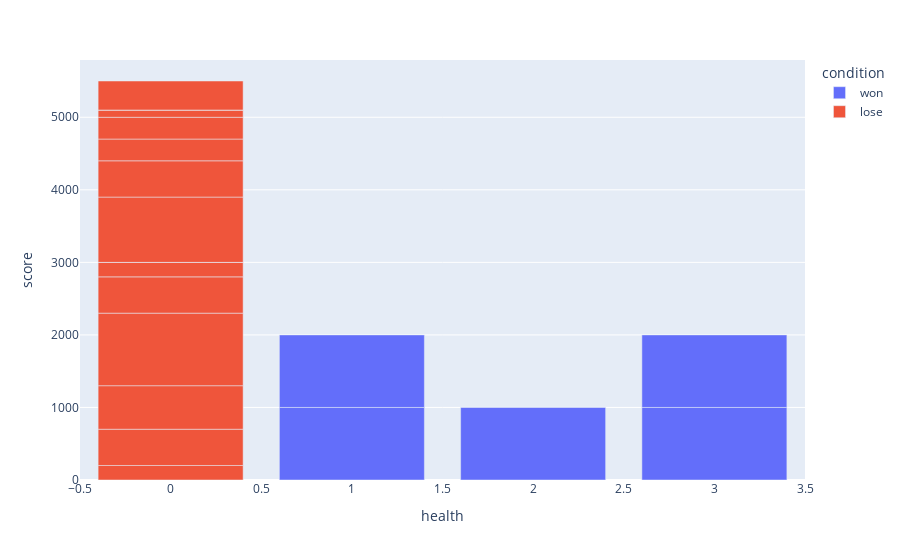

Write notebook code for a chart like this one.
### Code cell
fig = px.bar(df, x = "health", y = "score", color = "condition")
fig.show()

### Figure 1 — Plotly figure (JSON) as saved in the notebook; plotly's stock layout.template omitted (floating-point values rounded to 4 significant figures)
{"data": [{"alignmentgroup": "True", "hovertemplate": "condition=won<br>health=%{x}<br>score=%{y}<extra></extra>", "legendgroup": "won", "marker": {"color": "#636efa", "pattern": {"shape": ""}}, "name": "won", "offsetgroup": "won", "orientation": "v", "showlegend": true, "textposition": "auto", "type": "bar", "x": [3, 2, 1, 3, 1], "xaxis": "x", "y": [1000, 1000, 1000, 1000, 1000], "yaxis": "y"}, {"alignmentgroup": "True", "hovertemplate": "condition=lose<br>health=%{x}<br>score=%{y}<extra></extra>", "legendgroup": "lose", "marker": {"color": "#EF553B", "pattern": {"shape": ""}}, "name": "lose", "offsetgroup": "lose", "orientation": "v", "showlegend": true, "textposition": "auto", "type": "bar", "x": [0, 0, 0, 0, 0, 0, 0, 0, 0, 0, 0, 0, 0, 0], "xaxis": "x", "y": [200, 500, 600, 1000, 500, 200, 0, 900, 500, 300, 300, 100, 0, 400], "yaxis": "y"}], "layout": {"barmode": "relative", "legend": {"title": {"text": "condition"}, "tracegroupgap": 0}, "margin": {"t": 60}, "xaxis": {"anchor": "y", "domain": [0, 1], "title": {"text": "health"}}, "yaxis": {"anchor": "x", "domain": [0, 1], "title": {"text": "score"}}}}
